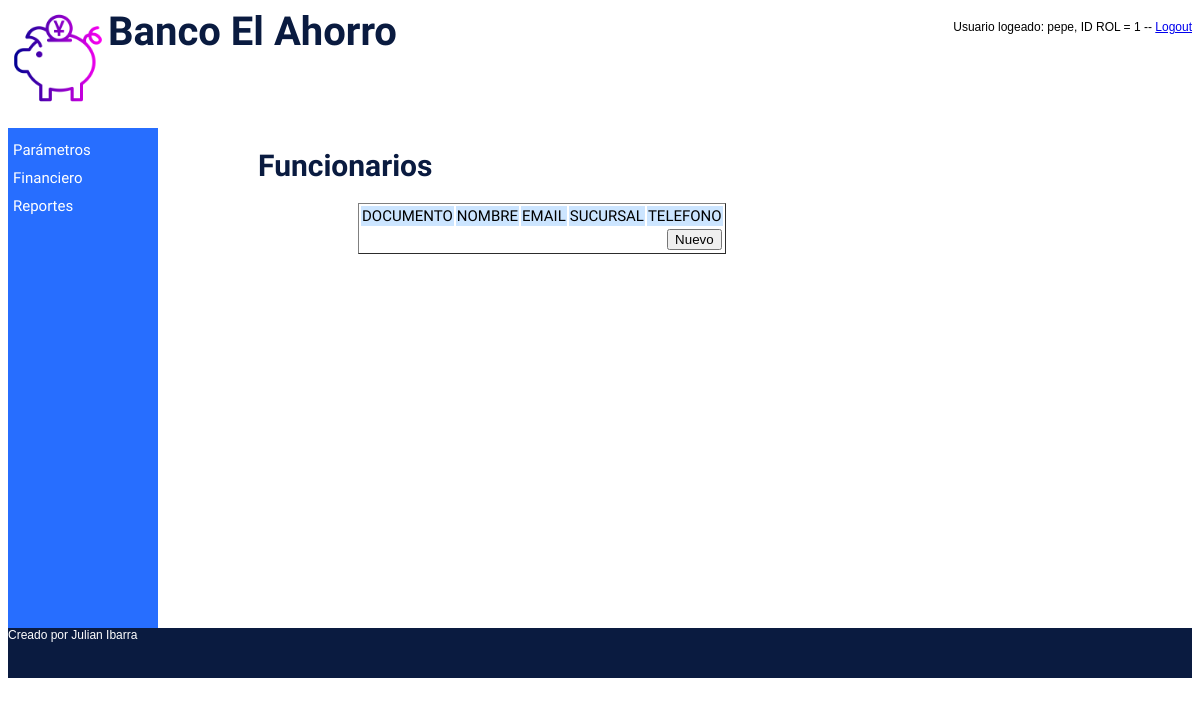
The page /index.php?sel=F1 (signed in) on the database as committed earlier.
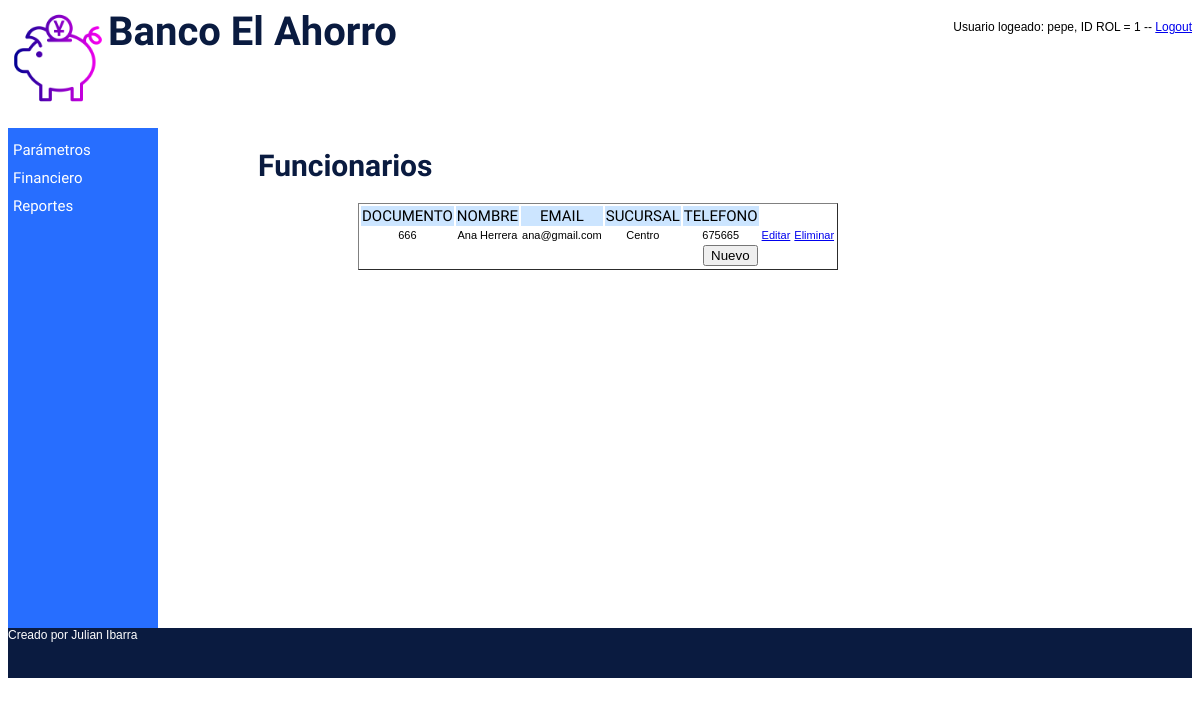
The same page on the database as committed later.
### tables this page shows
CREATE TABLE funcionario(
documento int(15) PRIMARY KEY NOT NULL,
nombre varchar(50) NOT NULL,
email varchar(50) NOT NULL,
telefono varchar(15) NOT NULL,
id_sucursal int(15) NOT NULL
);

CREATE TABLE sucursal(
id_sucursal int(4) PRIMARY KEY AUTO_INCREMENT NOT NULL ,
nombre varchar(50) NOT NULL,
direccion varchar(30) NOT NULL,
telefono varchar(15) NOT NULL,
ciudad varchar(50) NOT NULL
);

### lib/config.php (called while the page is built)
<?php
    $CFG_HOST = "localhost";
    $CFG_USER = "root";
    $CFG_DBPWD = "root";
    $CFG_DBASE = "banco";
?>

### lib/funcionario.php (called while the page is built, shortened)
<?php
class Funcionario {
    var $con;
    function Funcionario( ) {
        $this->con = new MySql();
    }
  function listar( ) {
      $this->con->conectarse();
      $this->con->sql = "SELECT documento, nombre, email, telefono, id_sucursal ".
                "FROM funcionario";
      $this->con->consultar();
      $this->lista = $this->con->rtaSql;
      $this->con->desconectarse();
   }
}
?>

### lib/mysql_lib.php (called while the page is built, shortened)
<?php
class Mysql {
 var $sql;
 function Mysql () {
    $this->sql = "";
    }
 function consultar() {
    $this->rtaSql = mysql_query($this->sql);
    }
}
?>

### lib/sucursal.php (called while the page is built, shortened)
<?php
class Sucursal {
    var $nombre;
    var $con;
    function Sucursal( ) {
        $this->nombre="";
        $this->con = new MySql();
    }
    function getNombre( ) {
        return $this->nombre;
    }
   function consultar($id_sucursal) {
      $this->id_sucursal = $id_sucursal;
      $this->con->conectarse();
      $this->con->sql = "SELECT * FROM sucursal WHERE id_sucursal=".$this->id_sucursal."";
      $this->con->consultar();
      if ($this->con->numReg > 0) {
         $this->nombre = mysql_result($this->con->rtaSql,0,"nombre");
      }
      $this->con->desconectarse();
   }
}
?>

### funcionario/funcionario_listar.php (the view, shortened to what this page needs)
<!DOCTYPE html>
<html lang="es">
<head>
	<link rel="stylesheet" type="text/css" href="estilos.css">
</head>
<body>
    <h1>Funcionarios</h1>
	<form name="index" action="index.php?sel=F2">
        <table border="1" class="tabla">
            <tr class="titulo">
            <td>DOCUMENTO</td><td>NOMBRE</td><td>EMAIL</td><td>SUCURSAL</td><td>TELEFONO</td>
            </tr>
            <?php
                include("lib/config.php");
                include("lib/mysql_lib.php");
                include("lib/funcionario.php");
                include("lib/sucursal.php");
                $f = new Funcionario();
                $f->listar();
                $result = $f->lista;
                $s = new Sucursal();
                while ($row = mysql_fetch_array($result)) {
                    $s->consultar($row['id_sucursal']);
                    $nombre = $s->getNombre();
                    print "<tr>";
                    print "<td>".$row['documento']."</td>";
                    print "<td>".$row['nombre']."</td>";
                    print "<td>".$row['email']."</td>";
                    print "<td>".$nombre."</td>";
                    print "<td>".$row['telefono']."</td>";
                    print "<td><a href='index.php?sel=F5&"."documento=".$row['documento']."'>Editar</a></td>";
                    print "<td><a href='index.php?sel=F4&"."documento=".$row['documento']."'>Eliminar</a></td>";
                    print "</tr>";
                }
            ?>
            <tr><td colspan="5"><input name="btnInsertar" type="button" class="botonNuevo" onclick="javascript:window.location='index.php?sel=F2';" value="Nuevo"></td></tr>
        </table>
        </form>
</body>
</html>

Rows that differ between the two databases and show on the page:
added funcionario: documento "666", nombre "Ana Herrera", email "ana@gmail.com", id_sucursal.nombre "Centro", telefono "675665"
